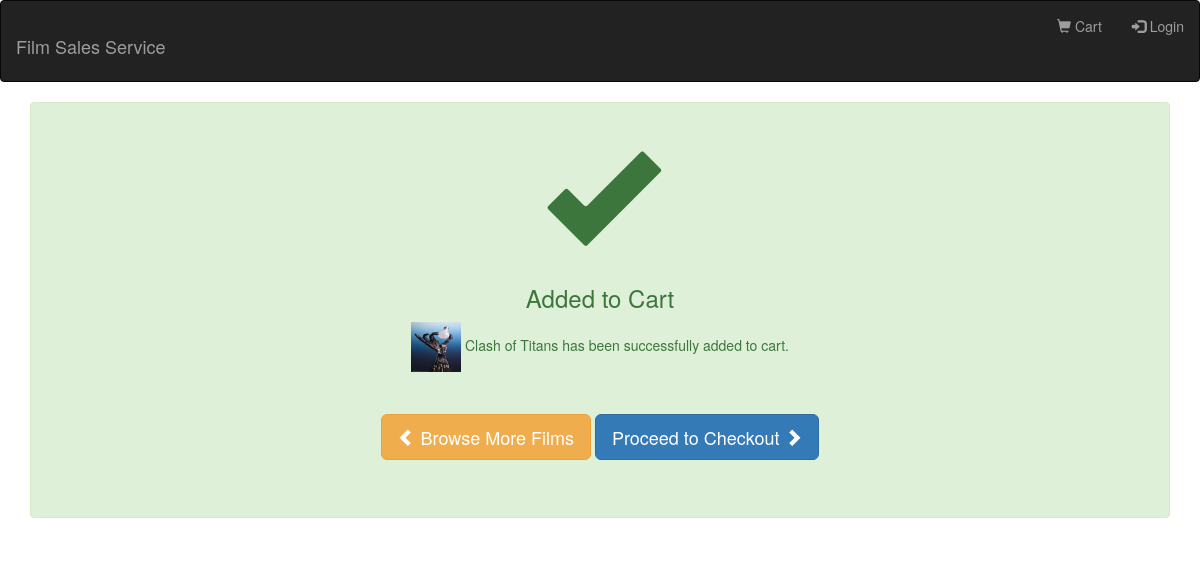
The app's page /add-to-cart.php?film=2 with its own data.
### tables this page shows
CREATE TABLE films (
    film_id INT NOT NULL AUTO_INCREMENT,
    film_title VARCHAR(100),
    film_genre VARCHAR(100),
    film_price INT,
    film_thumbnail_filename VARCHAR(100),
    PRIMARY KEY (film_id)
);

### includes/database-utilities.php (called while the page is built, shortened)
<?php
$databaseHandle = mysqli_connect('localhost', 'root', '', 'film_sales_database') or die('Unable to establish database connection.');
function getFilmInDatabase($filmId)
{
    global $databaseHandle;
    $query = 'SELECT * FROM films WHERE film_id = ' . ((integer) $filmId);
    return getSingleRowOfResult($databaseHandle, $query);
}
function getSingleRowOfResult($databaseHandle, $query)
{
    global $databaseHandle;
    $result = mysqli_query($databaseHandle, $query);
    if ($result == NULL || mysqli_num_rows($result) == 0) {
        return NULL;
    }
    else {
        return mysqli_fetch_assoc($result);
    }
}
?>

### add-to-cart.php (the view, shortened to what this page needs)
<?php
require_once 'includes/header.php';
$film = getFilmInDatabase($_GET['film']);
?>
    <div class="container">
        <div class="alert alert-success text-center">
            <h2 class="text-extra-large"><span class="glyphicon glyphicon-ok"></span></h2>
            <h3>Added to Cart</h3>
            <p text="text-medium"><img src="images/<?php echo $film['film_thumbnail_filename'] ?>" height="50" width="50"/> <?php echo $film['film_title'] ?> has been successfully added to cart.</p>
            <div style="padding: 3em;">
                <a href="browse-films.php" class="btn btn-warning btn-lg"><span class="glyphicon glyphicon-chevron-left"></span> Browse More Films</a>
                <a href="view-cart.php" class="btn btn-primary btn-lg">Proceed to Checkout <span class="glyphicon glyphicon-chevron-right"></span></a>
            </div>
        </div>
    </div>
<?php
require_once 'includes/footer.php';
?>

### stylesheets/style.css (style rules this page uses)
.text-extra-large { font-size: 8em; font-weight: bolder; }

### records on screen
films: film_thumbnail_filename (picture), film_title "Clash of Titans"
